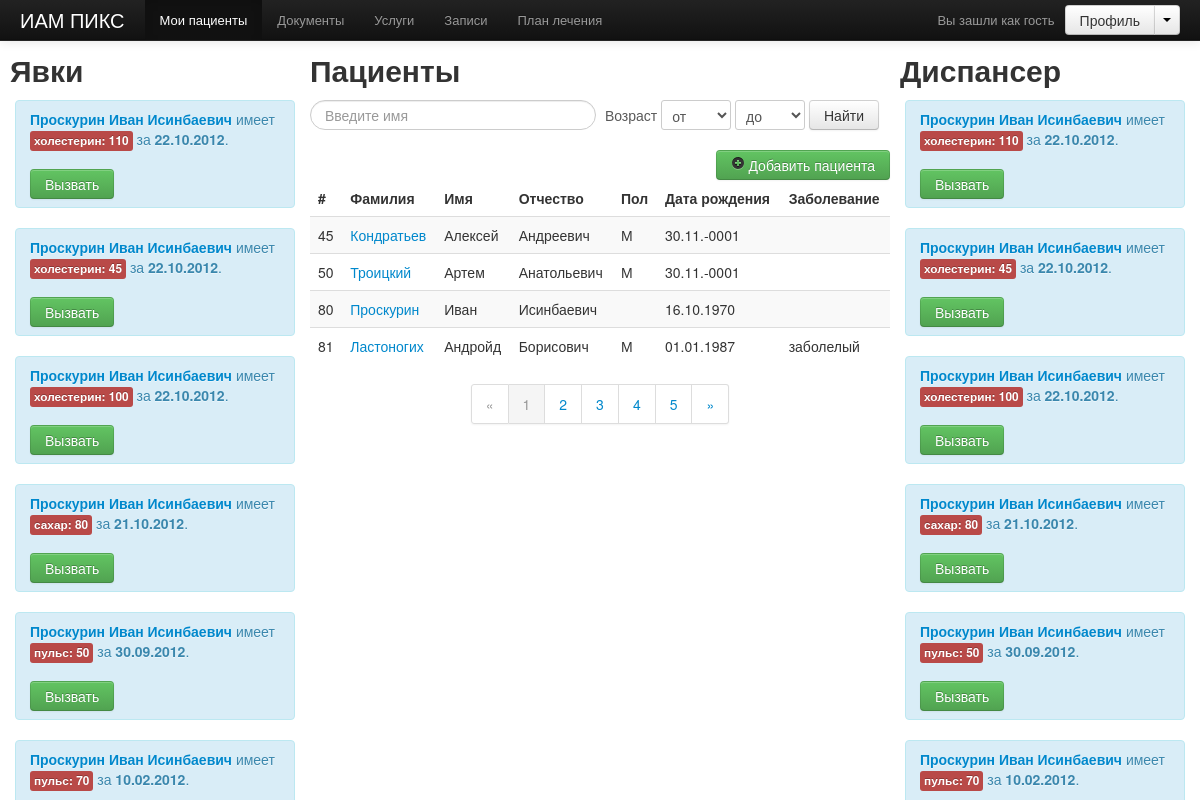
Before: /demo/index.php with the older database file.
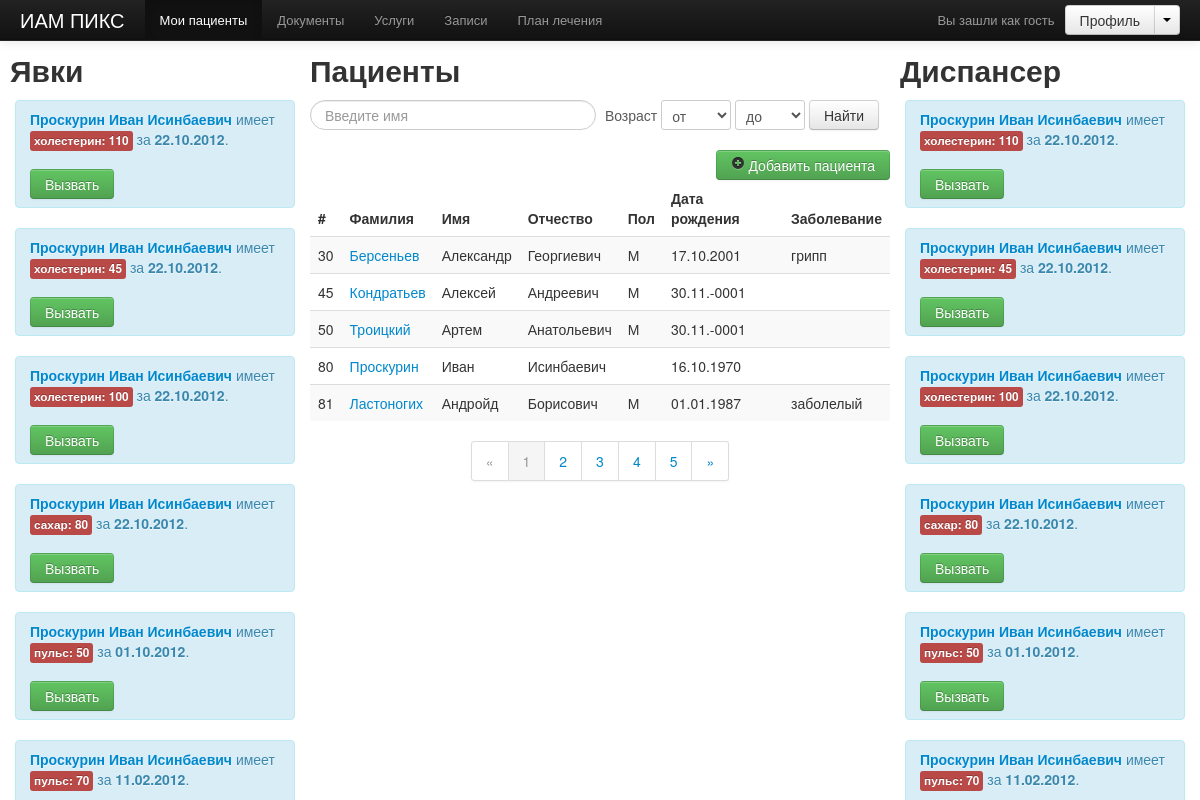
After: the same page with the newer database file.
### tables this page shows
CREATE TABLE IF NOT EXISTS `parameters` (
  `id` int(11) NOT NULL AUTO_INCREMENT,
  `value` varchar(10) DEFAULT NULL,
  `closed` tinyint(1) DEFAULT '0',
  `sent` tinyint(1) DEFAULT '0',
  `date` timestamp NOT NULL DEFAULT CURRENT_TIMESTAMP ON UPDATE CURRENT_TIMESTAMP,
  `parameter_type_id` int(11) NOT NULL,
  `patient_id` int(11) NOT NULL,
  `preparation_id` int(11) NOT NULL,
  `parameter_norm_id` int(11) NOT NULL,
  PRIMARY KEY (`id`),
  KEY `parameter_types_id_FK_1` (`parameter_type_id`),
  KEY `parameter_types_id_FK_2` (`patient_id`),
  KEY `preparation_id_FK_2` (`preparation_id`),
  KEY `parameter_types_id_FK_6` (`parameter_norm_id`)
);

CREATE TABLE IF NOT EXISTS `patients` (
  `id` int(11) NOT NULL AUTO_INCREMENT,
  `first_name` varchar(300) NOT NULL,
  `last_name` varchar(120) DEFAULT NULL,
  `patronymic` varchar(120) DEFAULT NULL,
  `sex` varchar(1) DEFAULT NULL,
  `document` text,
  `address` text NOT NULL,
  `phone` varchar(50) DEFAULT NULL,
  `mobile_phone` varchar(30) DEFAULT NULL,
  `mobile_phone_second` varchar(30) DEFAULT NULL,
  `desease` text,
  `date_birth` date NOT NULL,
  PRIMARY KEY (`id`)
);

### demo/functions.php (called while the page is built, shortened)
<?php function logout()
function query($value)
{
    $sql = mysql_query($value);
    return $sql;
}
function get_patients()
{
    $sql = query("select * from patients");
    while($records = mysql_fetch_assoc($sql))
    $new_records[] = $records;
    return $new_records;
}
function get_date_birth($date)
{
    return date("d.m.Y",strtotime($date));
}
function notifs()
{
    $sql = query("SELECT distinct(parameters.id) as id, patients.last_name, patients.id as uid, patients.first_name, patients.patronymic,
    parameters.date as date, parameters.value,
    (select LOWER(parameter_types.name) from parameter_types where parameters.parameter_type_id = parameter_types.id limit 1) as name,
    (select parameter_types.code from parameter_types where parameters.parameter_type_id = parameter_types.id limit 1) as code
    FROM parameters, parameter_norms, patients
    WHERE (value < start_norm OR value > end_norm) AND YEAR(date) >= '2010' AND YEAR(date) <= '2012' AND (parameter_norm_id = parameter_norms.id
    AND patients.id = parameters.patient_id) ORDER BY date DESC");
    while($record = mysql_fetch_assoc($sql))
    $records[] = $record;
    return $records;
}

### demo/includes/notifications.php (the view, shortened to what this page needs)
<?php
$patients = notifs();
$str = explode(';', $_COOKIE['messages']);
$sent = explode(';', $_COOKIE['sent']);
$closed = explode(';', $_COOKIE['closed']);
for($i=0;$i<count($patients); $i++) {
    $id = $patients[$i]['id'];
    $uid = $patients[$i]['uid'];
    if(!in_array($id, $sent) && !in_array($id, $closed))  { ?>
    <div class="alert
    <?php if(in_array($id, $str)) { echo 'alert-success'; } else { echo 'alert-info'; } ?>" id="<?=$id?>">
            <a href="/demo/show.php?patient_id=<?=$uid?>&type=<?=$patients[$i]['code']?>&main=true" id="<?=$id?>" class="js-chart-link js-name" rel="tooltip" data-original-title="Просмотреть график по <?=$patients[$i]['name']?>у">
                <strong>
                    <?=$patients[$i]['last_name'] .' '. $patients[$i]['first_name'] .' '. $patients[$i]['patronymic']?>
                </strong>
            </a>
         имеет <span class="label label-important"><?=$patients[$i]['name']?>: <?=$patients[$i]['value']?></span> за
        <b><?=date("d.m.Y",strtotime($patients[$i]['date']))?></b>.
        <br><br>
        <?php if(!in_array($id, $str)) { ?>
            <button type="button" class="btn btn-success submit" data-toggle="modal" href="#myModal">Вызвать</button>
        <?php } ?>
    </div>
<?php }  } ?>

### demo/includes/head.php (shortened to what this page needs)
<?php require_once($_SERVER['DOCUMENT_ROOT'] . '/demo/functions.php');?>
<!DOCTYPE html>
 <html class="no-js">
<head>
    <link rel="stylesheet" href="css/main.css">
    <link href="css/bootstrap.min.css" rel="stylesheet">
    <link rel="stylesheet" href="http://code.jquery.com/ui/1.9.0/themes/base/jquery-ui.css" />
</head>
<body>

### demo/includes/header.php (shortened to what this page needs)
<div class="navbar navbar-inverse navbar-fixed-top">
    <div class="navbar-inner">
        <div class="container-fluid">
            <a class="brand" href="/demo/">ИАМ ПИКС</a>
            <div class="nav-collapse collapse" style="height: 0px; ">
                <ul class="nav">
                    <li class="active">
                        <a href="#">Мои пациенты</a>
                    </li>
                    <li><a href="#">Документы</a></li>
                    <li><a href="#">Услуги</a></li>
                    <li><a href="#">Записи</a></li>
                    <li><a href="/demo/plans.php">План лечения</a></li>
                </ul>
                <div class="btn-group pull-right gap-left-out_10">
                    <a class="btn" href="#">Профиль</a>
                    <a class="btn dropdown-toggle" data-toggle="dropdown">
                        <span class="caret"></span>
                    </a>
                </div>
                <p class="navbar-text pull-right">
                    Вы зашли как <span class="auth-text">гость</span>
                </p>
            </div>
        </div>
    </div>
</div>

### demo/index.php (shortened to what this page needs)
<?php include('includes/head.php'); ?>
<?php include('includes/header.php'); ?>
<div role="main">
    <aside class="sidebar sidebar_type_left affix">
        <h2>Явки</h2>
        <div class="sidebar__inner">
            <?php include('includes/notifications.php'); ?>
        </div>
    </aside>
    <div class="main">
        <div class="main__inner">
            <h2>Пациенты</h2>
            <?php include('includes/search.php'); ?>
            <?php include('includes/patients.php'); ?>
        </div>
    </div>
    <aside class="sidebar sidebar_type_right affix">
        <h2>Диспансер</h2>
        <div class="sidebar__inner">
            <?php include('includes/notifications.php'); ?>
        </div>
    </aside>
</div>
</body>
</html>

### demo/includes/search.php (shortened to what this page needs)
<form class="form-search">
    <input type="text" class="input-medium search-query span3" id="tags" placeholder="Введите имя">
    <span class="help-inline">Возраст</span>
    <select class="span1">
        <option value="0">от</option>
    </select>
    <select class="span1">
        <option value="0">до</option>
    </select>
    <button type="submit" class="btn">Найти</button>
</form>

### demo/includes/patients.php
<a class="btn btn-success" style="float: right;" href="new.php">
    <i class="icon-plus-sign"></i>
    Добавить пациента
</a>
<table class="table table-striped">
    <thead>
    <tr>
        <th>#</th>
        <th>
            Фамилия
        </th>
        <th>
            Имя
        </th>
        <th>
            Отчество
        </th>
        <th>
            Пол
        </th>
        <th>
            Дата рождения
        </th>
        <th>
            Заболевание
        </th>
    </tr>
    </thead>
    <tbody>
    <?php $patient = get_patients(); foreach($patient as $patient) { ?>
    <tr>
        <td>
            <?=$patient['id']?>
        </td>
        <td>
            <a id="<?=$patient['id']?>" title="Просмотр" href="show.php?patient_id=<?=$patient['id']?>&main=true&type=pulse">
                <?=$patient['last_name']?>
            </a>
        </td>
        <td>
            <?=$patient['first_name']?>
        </td>
        <td>
            <?=$patient['patronymic']?>
        </td>
        <td>
            <?=$patient['sex']?>
        </td>
        <td>
            <?php
                if($patient['date_birth'] != 0) {
                    echo get_date_birth($patient['date_birth']);
                }
            ?>
        </td>
        <td>
            <?=$patient['desease']?>
        </td>
    </tr>
        <?php } ?>
    </tbody>
</table>
<div class="pagination pagination-centered">
    <ul>
        <li class="disabled"><a href="#">«</a></li>
        <li class="active"><a href="#">1</a></li>
        <li><a href="#">2</a></li>
        <li><a href="#">3</a></li>
        <li><a href="#">4</a></li>
        <li><a href="#">5</a></li>
        <li><a href="#">»</a></li>
    </ul>
</div>

### demo/css/main.css (style rules this page uses)
.gap-left-out_10 { margin-left: 10px; }
.sidebar { position: relative; float: left; width: 290px; }
.sidebar__inner { padding: 0 5px; overflow: auto; }
.sidebar_type_left { padding: 0 0 0 10px; margin-right: -310px; left: 0; }
.sidebar_type_right { padding: 0 10px 0 0; margin-left: -310px; right: 0; }
.main { width: 100%; float: left; }
.main__inner { padding: 0 310px; }
body .alert { position: relative; padding-right: 10px; }

### demo/css/docs.css (style rules this page uses)
body { position: relative; padding-top: 40px; }
body > .navbar { font-size: 13px; }

Changed rows visible on the page:
changed parameters (number 4 of 6 on the later page): date "21.10.2012" → "22.10.2012"
changed parameters (number 5 of 6 on the later page): date "30.09.2012" → "01.10.2012"
changed parameters (number 6 of 6 on the later page): date "10.02.2012" → "11.02.2012"
added patients: id "30", last_name "Берсеньев", first_name "Александр", patronymic "Георгиевич", sex "М", date_birth "17.10.2001", desease "грипп"
